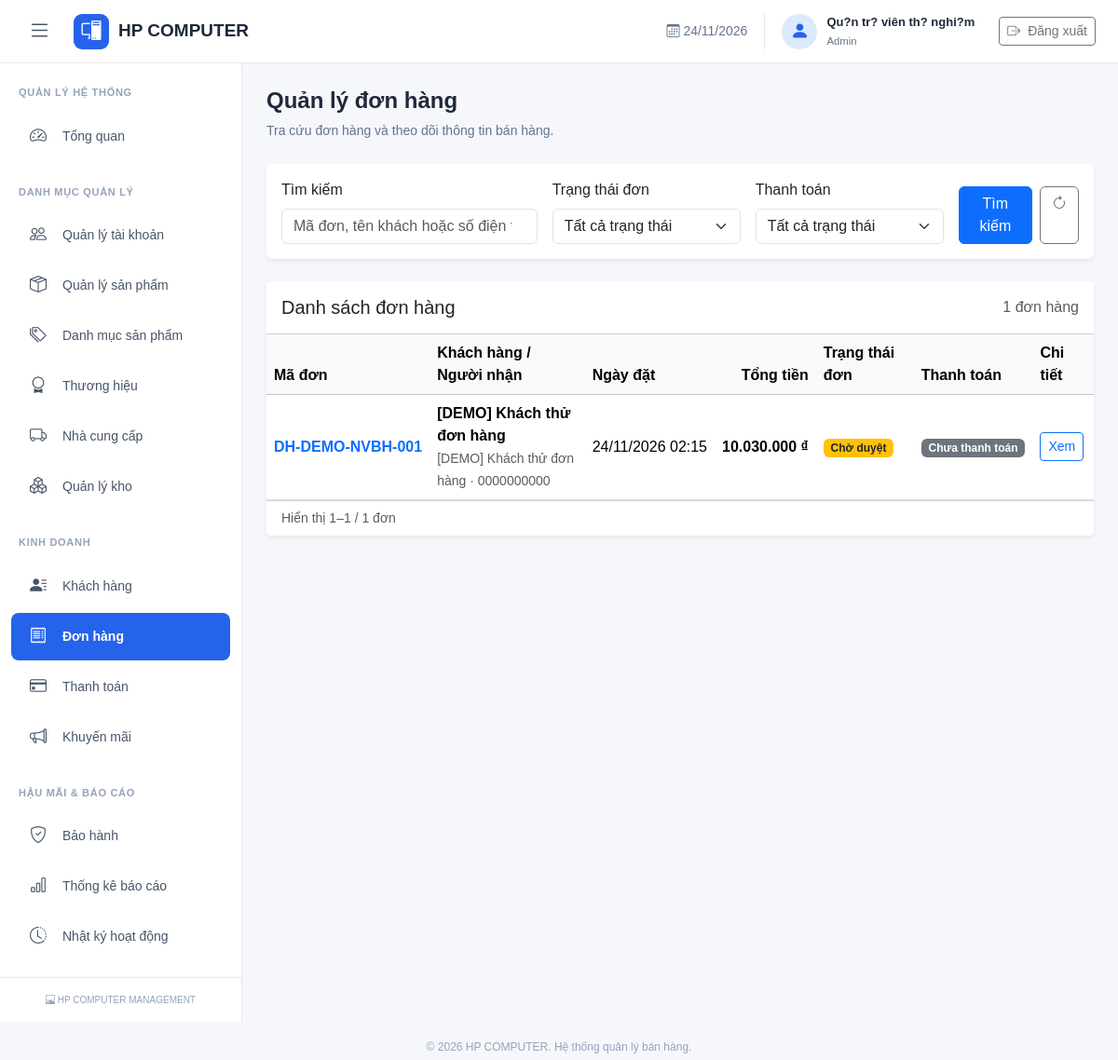
/orders.php (signed in), run on the app's committed database.
### tables this page shows
CREATE TABLE `don_hang` (
  `ma_don_hang` int(11) NOT NULL,
  `ma_khach_hang` int(11) NOT NULL,
  `ma_nguoi_tao` int(11) DEFAULT NULL,
  `ma_so_don_hang` varchar(50) NOT NULL,
  `ngay_dat` datetime NOT NULL DEFAULT current_timestamp(),
  `ten_nguoi_nhan` varchar(150) NOT NULL,
  `sdt_nguoi_nhan` varchar(20) NOT NULL,
  `dia_chi_giao_hang` varchar(255) NOT NULL,
  `tam_tinh` decimal(15,2) UNSIGNED NOT NULL DEFAULT 0.00,
  `tien_giam_gia` decimal(15,2) UNSIGNED NOT NULL DEFAULT 0.00,
  `phi_van_chuyen` decimal(15,2) UNSIGNED NOT NULL DEFAULT 0.00,
  `tong_tien` decimal(15,2) UNSIGNED NOT NULL DEFAULT 0.00,
  `trang_thai_don_hang` enum('PENDING','CONFIRMED','PROCESSING','SHIPPING','COMPLETED','CANCELLED') NOT NULL DEFAULT 'PENDING',
  `trang_thai_thanh_toan` enum('UNPAID','PARTIAL','PAID','REFUNDED') NOT NULL DEFAULT 'UNPAID',
  `ghi_chu` text DEFAULT NULL,
  `ngay_cap_nhat` datetime NOT NULL DEFAULT current_timestamp() ON UPDATE current_timestamp()
);

### modules/orders/index.php (the view, shortened to what this page needs)
<?php
require_once __DIR__ . '/../../includes/permission_check.php';
require_once __DIR__ . '/helpers.php';
$keyword = is_string($_GET['keyword'] ?? null) ? trim($_GET['keyword']) : '';
$status = is_string($_GET['status'] ?? null) ? $_GET['status'] : '';
$payment = is_string($_GET['payment'] ?? null) ? $_GET['payment'] : '';
$status = array_key_exists($status, ORDER_STATUSES) ? $status : '';
$payment = array_key_exists($payment, PAYMENT_STATUSES) ? $payment : '';
$requestedPage = filter_var($_GET['page'] ?? 1, FILTER_VALIDATE_INT, ['options' => ['min_range' => 1]]);
$page = $requestedPage ?: 1;
$limit = 10;
$total = 0;
$offset = 0;
$orders = [];
$loadError = false;
$where = [];
$params = [];
$fromSql = ' FROM don_hang dh LEFT JOIN khach_hang kh ON kh.ma_khach_hang = dh.ma_khach_hang';
$whereSql = $where ? ' WHERE ' . implode(' AND ', $where) : '';
try {
    $countStmt = $pdo->prepare('SELECT COUNT(*)' . $fromSql . $whereSql);
    $countStmt->execute($params);
    $total = (int) $countStmt->fetchColumn();
    $totalPages = max(1, (int) ceil($total / $limit));
    $page = min($page, $totalPages);
    $offset = ($page - 1) * $limit;
    $stmt = $pdo->prepare('SELECT dh.ma_don_hang, dh.ma_so_don_hang,
        dh.ten_nguoi_nhan, dh.sdt_nguoi_nhan, dh.ngay_dat, dh.tong_tien,
        dh.trang_thai_don_hang, dh.trang_thai_thanh_toan, kh.ten_khach_hang'
        . $fromSql . $whereSql . ' ORDER BY dh.ngay_dat DESC, dh.ma_don_hang DESC LIMIT :limit OFFSET :offset');
    $stmt->bindValue(':limit', $limit, PDO::PARAM_INT);
    $stmt->bindValue(':offset', $offset, PDO::PARAM_INT);
    $stmt->execute();
    $orders = $stmt->fetchAll(PDO::FETCH_ASSOC);
} catch (PDOException $e) {
    error_log('Orders list: ' . $e->getMessage());
    $loadError = true;
    http_response_code(500);
}
$listUrl = BASE_URL . '/orders.php';
$filterParams = array_filter([
    'keyword' => $keyword, 'status' => $status, 'payment' => $payment
], static function ($value) { return $value !== ''; });
?>
<div class="page-heading">
    <div>
        <h1>Quản lý đơn hàng</h1>
        <p>Tra cứu đơn hàng và theo dõi thông tin bán hàng.</p>
    </div>
</div>
<div class="card border-0 shadow-sm mb-4">
    <div class="card-body">
        <form method="get" action="<?= orderEscape($listUrl) ?>">
            <div class="row g-3 align-items-end">
                <div class="col-lg-4">
                    <label for="orderKeyword" class="form-label">Tìm kiếm</label>
                    <input type="search" class="form-control" id="orderKeyword" name="keyword"
                           placeholder="Mã đơn, tên khách hoặc số điện thoại"
                           value="<?= orderEscape($keyword) ?>">
                </div>
                <div class="col-lg-3 col-md-6">
                    <label for="orderStatus" class="form-label">Trạng thái đơn</label>
                    <select class="form-select" id="orderStatus" name="status">
                        <option value="">Tất cả trạng thái</option>
                    </select>
                </div>
                <div class="col-lg-3 col-md-6">
                    <label for="paymentStatus" class="form-label">Thanh toán</label>
                    <select class="form-select" id="paymentStatus" name="payment">
                        <option value="">Tất cả trạng thái</option>
                    </select>
                </div>
                <div class="col-lg-2 d-flex gap-2">
                    <button class="btn btn-primary flex-fill" type="submit">Tìm kiếm</button>
                    <a class="btn btn-outline-secondary" href="<?= orderEscape($listUrl) ?>" aria-label="Xóa bộ lọc" title="Xóa bộ lọc"><i class="bi bi-arrow-clockwise" aria-hidden="true"></i></a>
                </div>
            </div>
        </form>
    </div>
</div>
<?php if ($loadError): ?>
    <div class="alert alert-danger" role="alert">Không thể tải danh sách đơn hàng. Vui lòng thử lại sau.</div>
<?php else: ?>
    <div class="card border-0 shadow-sm">
        <div class="card-header bg-white py-3 d-flex flex-wrap justify-content-between gap-2">
            <h2 class="h5 mb-0">Danh sách đơn hàng</h2>
            <span class="text-muted"><?= $total ?> đơn hàng</span>
        </div>
        <div class="table-responsive">
            <table class="table table-hover align-middle mb-0">
                <thead class="table-light">
                    <tr>
                        <th scope="col">Mã đơn</th>
                        <th scope="col">Khách hàng / Người nhận</th>
                        <th scope="col">Ngày đặt</th>
                        <th scope="col" class="text-end">Tổng tiền</th>
                        <th scope="col">Trạng thái đơn</th>
                        <th scope="col">Thanh toán</th>
                        <th scope="col">Chi tiết</th>
                    </tr>
                </thead>
                <tbody>
                    <?php if (!$orders): ?>
                        <tr><td colspan="7" class="text-center text-muted py-5">
                            <?= $filterParams ? 'Không tìm thấy đơn hàng phù hợp với bộ lọc.' : 'Chưa có đơn hàng để hiển thị.' ?>
                        </td></tr>
                    <?php else: ?>
                        <?php foreach ($orders as $order): ?>
                            <?php $detailUrl = $listUrl . '?' . http_build_query(['id' => (int) $order['ma_don_hang']]); ?>
                            <tr>
                                <td class="text-nowrap"><a class="fw-semibold text-decoration-none" href="<?= orderEscape($detailUrl) ?>"><?= orderEscape($order['ma_so_don_hang']) ?></a></td>
                                <td>
                                    <div class="fw-semibold"><?= orderEscape($order['ten_khach_hang'] ?? $order['ten_nguoi_nhan']) ?></div>
                                    <small class="text-muted"><?= orderEscape($order['ten_nguoi_nhan']) ?> · <?= orderEscape($order['sdt_nguoi_nhan']) ?></small>
                                </td>
                                <td class="text-nowrap"><?= orderEscape(orderDate($order['ngay_dat'])) ?></td>
                                <td class="text-end text-nowrap fw-semibold"><?= orderEscape(orderMoney($order['tong_tien'])) ?></td>
                                <td><?= orderStatusBadge($order['trang_thai_don_hang']) ?></td>
                                <td><?= orderStatusBadge($order['trang_thai_thanh_toan'], true) ?></td>
                                <td><a class="btn btn-sm btn-outline-primary text-nowrap" href="<?= orderEscape($detailUrl) ?>" aria-label="<?= orderEscape('Xem đơn ' . $order['ma_so_don_hang']) ?>">Xem</a></td>
                            </tr>
                        <?php endforeach; ?>
                    <?php endif; ?>
                </tbody>
            </table>
        </div>
        <?php if ($total > 0): ?>
            <div class="card-footer bg-white d-flex flex-wrap justify-content-between align-items-center gap-3">
                <small class="text-muted">Hiển thị <?= $offset + 1 ?>–<?= min($offset + $limit, $total) ?> / <?= $total ?> đơn</small>
            </div>
        <?php endif; ?>
    </div>
<?php endif; ?>

### modules/orders/helpers.php (shortened to what this page needs)
<?php
function orderEscape($value): string
{
    return htmlspecialchars((string)($value ?? ''), ENT_QUOTES | ENT_SUBSTITUTE, 'UTF-8');
}
function orderMoney($value): string
{
    return number_format((float)$value, 0, ',', '.') . ' ₫';
}
function orderDate($value): string
{
    $timestamp = $value ? strtotime((string)$value) : false;
    return $timestamp === false ? '—' : date('d/m/Y H:i', $timestamp);
}
function orderStatusBadge($value, bool $payment = false): string
{
    $labels = $payment ? PAYMENT_STATUSES : ORDER_STATUSES;
    $colors = [
        'PENDING' => 'warning text-dark', 'CONFIRMED' => 'primary',
        'PROCESSING' => 'info text-dark', 'SHIPPING' => 'primary',
        'COMPLETED' => 'success', 'CANCELLED' => 'secondary',
        'UNPAID' => 'secondary', 'PARTIAL' => 'warning text-dark',
        'PAID' => 'success', 'REFUNDED' => 'dark',
    ];
    return '<span class="badge bg-' . ($colors[$value] ?? 'secondary') . '">'
        . orderEscape($labels[$value] ?? $value) . '</span>';
}

### assets/css/admin.css (style rules this page uses)
:root { --primary-color: #2563eb; --sidebar-width: 260px; --topbar-height: 68px; --background-color: #f5f7fb; --text-color: #1e293b; }
* { box-sizing: border-box; }
body { margin: 0; font-family: Arial, Helvetica, sans-serif; background: var(--background-color); color: var(--text-color); }
.page-heading { display: flex; justify-content: space-between; align-items: center; gap: 15px; margin-bottom: 25px; }
.page-heading h1 { font-size: 24px; font-weight: 700; margin: 0 0 7px; }
.page-heading p { margin: 0; color: #64748b; font-size: 14px; }

### data on the page
don_hang: ma_so_don_hang "DH-DEMO-NVBH-001", ten_nguoi_nhan "[DEMO] Khách thử đơn hàng", sdt_nguoi_nhan "0000000000", ngay_dat "24/11/2026 02:15", tong_tien "10.030.000 ₫", trang_thai_don_hang "Chờ duyệt Chưa thanh toán"

### other printed values
$hoTen "Qu?n tr? viên th? nghi?m"
$tenVaiTro "Admin"
$total "1"
$offset + 1 "1"
min($offset + $limit, $total) "1"
